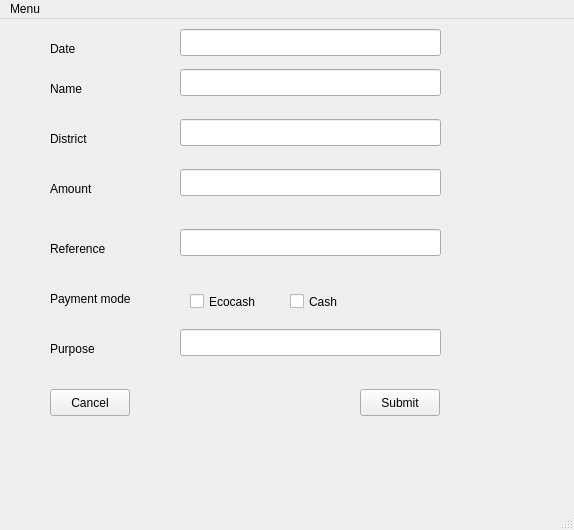
<?xml version="1.0" encoding="UTF-8"?>
<ui version="4.0">
 <class>MainWindow</class>
 <widget class="QMainWindow" name="MainWindow">
  <property name="geometry">
   <rect>
    <x>0</x>
    <y>0</y>
    <width>574</width>
    <height>530</height>
   </rect>
  </property>
  <property name="windowTitle">
   <string>MainWindow</string>
  </property>
  <widget class="QWidget" name="centralwidget">
   <widget class="QLabel" name="label">
    <property name="geometry">
     <rect>
      <x>50</x>
      <y>60</y>
      <width>53</width>
      <height>19</height>
     </rect>
    </property>
    <property name="text">
     <string>Name</string>
    </property>
   </widget>
   <widget class="QLabel" name="label_2">
    <property name="geometry">
     <rect>
      <x>50</x>
      <y>20</y>
      <width>53</width>
      <height>19</height>
     </rect>
    </property>
    <property name="text">
     <string>Date</string>
    </property>
   </widget>
   <widget class="QLabel" name="label_3">
    <property name="geometry">
     <rect>
      <x>50</x>
      <y>110</y>
      <width>53</width>
      <height>19</height>
     </rect>
    </property>
    <property name="text">
     <string>District</string>
    </property>
   </widget>
   <widget class="QLabel" name="label_4">
    <property name="geometry">
     <rect>
      <x>50</x>
      <y>220</y>
      <width>71</width>
      <height>19</height>
     </rect>
    </property>
    <property name="text">
     <string>Reference</string>
    </property>
   </widget>
   <widget class="QLabel" name="label_5">
    <property name="geometry">
     <rect>
      <x>50</x>
      <y>160</y>
      <width>53</width>
      <height>19</height>
     </rect>
    </property>
    <property name="text">
     <string>Amount</string>
    </property>
   </widget>
   <widget class="QCheckBox" name="checkBox">
    <property name="geometry">
     <rect>
      <x>190</x>
      <y>270</y>
      <width>84</width>
      <height>25</height>
     </rect>
    </property>
    <property name="text">
     <string>Ecocash</string>
    </property>
   </widget>
   <widget class="QLabel" name="label_6">
    <property name="geometry">
     <rect>
      <x>50</x>
      <y>270</y>
      <width>101</width>
      <height>19</height>
     </rect>
    </property>
    <property name="text">
     <string>Payment mode</string>
    </property>
   </widget>
   <widget class="QCheckBox" name="checkBox_2">
    <property name="geometry">
     <rect>
      <x>290</x>
      <y>270</y>
      <width>84</width>
      <height>25</height>
     </rect>
    </property>
    <property name="text">
     <string>Cash</string>
    </property>
   </widget>
   <widget class="QLabel" name="label_7">
    <property name="geometry">
     <rect>
      <x>50</x>
      <y>320</y>
      <width>53</width>
      <height>19</height>
     </rect>
    </property>
    <property name="text">
     <string>Purpose</string>
    </property>
   </widget>
   <widget class="QLineEdit" name="lineEdit">
    <property name="geometry">
     <rect>
      <x>180</x>
      <y>10</y>
      <width>261</width>
      <height>27</height>
     </rect>
    </property>
   </widget>
   <widget class="QLineEdit" name="lineEdit_2">
    <property name="geometry">
     <rect>
      <x>180</x>
      <y>50</y>
      <width>261</width>
      <height>27</height>
     </rect>
    </property>
   </widget>
   <widget class="QLineEdit" name="lineEdit_3">
    <property name="geometry">
     <rect>
      <x>180</x>
      <y>100</y>
      <width>261</width>
      <height>27</height>
     </rect>
    </property>
   </widget>
   <widget class="QLineEdit" name="lineEdit_4">
    <property name="geometry">
     <rect>
      <x>180</x>
      <y>150</y>
      <width>261</width>
      <height>27</height>
     </rect>
    </property>
   </widget>
   <widget class="QLineEdit" name="lineEdit_5">
    <property name="geometry">
     <rect>
      <x>180</x>
      <y>210</y>
      <width>261</width>
      <height>27</height>
     </rect>
    </property>
   </widget>
   <widget class="QLineEdit" name="lineEdit_6">
    <property name="geometry">
     <rect>
      <x>180</x>
      <y>310</y>
      <width>261</width>
      <height>27</height>
     </rect>
    </property>
   </widget>
   <widget class="QPushButton" name="pushButton">
    <property name="geometry">
     <rect>
      <x>360</x>
      <y>370</y>
      <width>80</width>
      <height>27</height>
     </rect>
    </property>
    <property name="text">
     <string>Submit</string>
    </property>
   </widget>
   <widget class="QPushButton" name="pushButton_2">
    <property name="geometry">
     <rect>
      <x>50</x>
      <y>370</y>
      <width>80</width>
      <height>27</height>
     </rect>
    </property>
    <property name="text">
     <string>Cancel</string>
    </property>
   </widget>
  </widget>
  <widget class="QMenuBar" name="menubar">
   <property name="geometry">
    <rect>
     <x>0</x>
     <y>0</y>
     <width>574</width>
     <height>24</height>
    </rect>
   </property>
   <widget class="QMenu" name="menuMenu">
    <property name="title">
     <string>Menu</string>
    </property>
    <addaction name="actionSettings"/>
    <addaction name="actionAbout"/>
    <addaction name="actionHelp"/>
   </widget>
   <addaction name="menuMenu"/>
  </widget>
  <widget class="QStatusBar" name="statusbar"/>
  <action name="actionSettings">
   <property name="text">
    <string>Settings</string>
   </property>
  </action>
  <action name="actionAbout">
   <property name="text">
    <string>About</string>
   </property>
  </action>
  <action name="actionHelp">
   <property name="text">
    <string>Help</string>
   </property>
  </action>
 </widget>
 <resources/>
 <connections/>
</ui>
